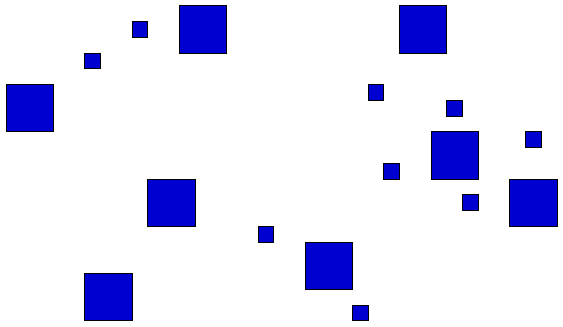
#> input picture trabalho-3/input/objetos1.png, 563 x 327 px
$ python measurement.py input/objetos1.png input/objetos2.png input/objetos2.png input/objetos2.png input/objetos2.png
#> lines starting #> are read from the running program, lines starting #| are printed output that depends on the picture; after the words box and inside, x2 and y2 are one past the last pixel; in counts of white or black regions, pixels touching at a corner belong together; long printed decimals are rounded
#!/usr/bin/python3

from sys import argv
import cv2
import numpy as np
import matplotlib.pyplot as plt

def _args():
    if len(argv) != 6:
        print("Usage: python3 mesurement.py input output-mono output-contour output-regions output-histogram")
        exit(1)

    return argv[1], argv[2], argv[3], argv[4], argv[5]

def eccentricity(M):

    # Derivated central moments for covariance matrix
    dv_mu20 = M['mu20'] / M['m00']
    dv_mu02 = M['mu02'] / M['m00']
    dv_mu11 = M['mu11'] / M['m00']

    # Eigenvalues
    a = dv_mu20 + dv_mu02

    b = np.sqrt(4*(dv_mu11**2) + (dv_mu20 - dv_mu02)**2)

    # Eccentricity
    return np.sqrt(1 - ((a - b) / (a + b)))

def solidity(cnt):
    area = cv2.contourArea(cnt)
    hull = cv2.convexHull(cnt)
    hull_area = cv2.contourArea(hull)
    return float(area) / float(hull_area)

def main():
    input, output_mono, output_contour, output_regions, output_histogram = _args()

    img = cv2.imread(input, 0)
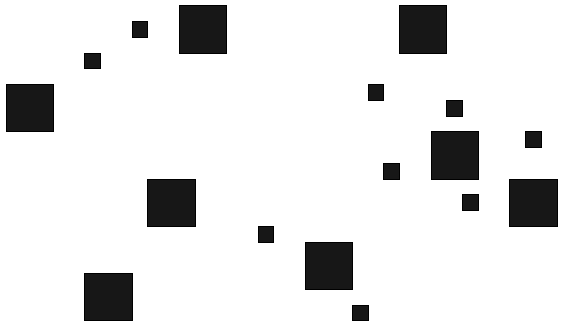
#> img: shape (327, 563); min 0, max 255, mean 228

    # Mono output
    thresh = 250
    img_mono = cv2.threshold(img, thresh, 255, cv2.THRESH_BINARY)[1]
#> img_mono: shape (327, 563); 88.5% white; 17 black regions
    cv2.imwrite(output_mono, img_mono)

    # Contour output
    img_contour = np.ones(img_mono.shape, np.uint8)*255
    contours, _ = cv2.findContours(img_mono, cv2.RETR_TREE, cv2.CHAIN_APPROX_SIMPLE)
#> contours = 18 contours; largest, box (x1, y1, x2, y2) and area: (0, 0, 563, 327) 183212, (83, 272, 134, 322) 2448, (508, 178, 559, 228) 2448, (146, 178, 197, 228) 2448, (430, 130, 480, 181) 2448
    cv2.drawContours(img_contour, contours, -1, 0)
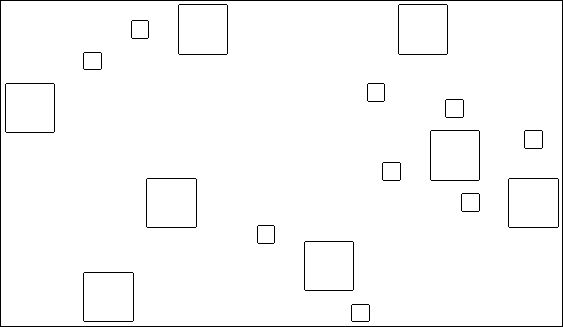
#> img_contour: shape (327, 563); 97.9% white; black in thin lines or dots
    cv2.imwrite(output_contour, img_contour)

    # Regions output
    hist_small = hist_medium = hist_large = 0
    area_list = []

    img_regions = cv2.imread(input)
#> img_regions is the input picture: shape (327, 563, 3); mean B, G, R 247.3, 225.6, 225.6

    n_contours = len(contours)-1
#> n_contours = 17

    print("número de regiões: " + str(n_contours))
#| número de regiões: 17
    print("")
    for region, c in enumerate(reversed(contours[1:])):

        M = cv2.moments(c)

        area = M['m00']
        area_list.append(area)
        perimeter = cv2.arcLength(c,True)
        eccen = eccentricity(M)
        solid = solidity(c)

        print("região %d:  área: %d  perímetro: %.6f  excentricidade: %.6f  solidez: %.6f"
            %(region, area, perimeter, eccen, solid))

        cX = int(M["m10"] / M["m00"])
        cY = int(M["m01"] / M["m00"])

        cv2.putText(img_regions, str(region), (cX-6, cY+6), cv2.FONT_HERSHEY_SIMPLEX,
                    0.5, (0, 0, 0), lineType=cv2.LINE_AA, thickness=2)

        cv2.putText(img_regions, str(region), (cX-6, cY+6), cv2.FONT_HERSHEY_SIMPLEX,
                    0.5, (255, 255, 255), lineType=cv2.LINE_AA, thickness=1)

        # Histogram area count
        if (area<1500):
            hist_small += 1
        elif(area<3000):
            hist_medium += 1
        else:
            hist_large += 1
#> this loop made 17 passes
#> (perimeter, dv_mu20 in eccentricity, dv_mu02 in eccentricity, dv_mu11 in eccentricity, a in eccentricity, b in eccentricity, eccen) on passes 1 to 11: (195.7, 199.8, 208, 0, 407.8, 8.24, 0.199), (195.7, 199.8, 208, 0, 407.8, 8.24, 0.199), (67.66, 23.8, 26.68, 0, 50.49, 2.88, 0.329), (67.66, 26.68, 23.8, 0, 50.49, 2.88, 0.329), (193.7, 199.8, 199.8, 0, 399.5, 9.66e-13, 6.99e-08), (67.66, 23.8, 26.68, 0, 50.49, 2.88, 0.329), (69.66, 26.7, 26.7, 5.78e-12, 53.4, 1.85e-11, 8.33e-07), (195.7, 199.8, 208, 0, 407.8, 8.24, 0.199), (69.66, 26.7, 26.7, 0, 53.4, 2.89e-11, 1.04e-06), (69.66, 26.7, 26.7, 0, 53.4, 5.78e-12, 4.65e-07), (195.7, 208, 199.8, 0, 407.8, 8.24, 0.199)
#| região 0:  área: 2448  perímetro: 195.657  excentricidade: 0.199  solidez: 1.000
#| região 1:  área: 2448  perímetro: 195.657  excentricidade: 0.199  solidez: 1.000
#| região 2:  área: 304  perímetro: 67.657  excentricidade: 0.3286  solidez: 1.000
#| região 3:  área: 304  perímetro: 67.657  excentricidade: 0.3286  solidez: 1.000
#| região 4:  área: 2399  perímetro: 193.657  excentricidade: 0  solidez: 1.000
#| região 5:  área: 304  perímetro: 67.657  excentricidade: 0.3286  solidez: 1.000
#| região 6:  área: 322  perímetro: 69.657  excentricidade: 1e-06  solidez: 1.000
#| região 7:  área: 2448  perímetro: 195.657  excentricidade: 0.199  solidez: 1.000
#> (further printed lines are left out)
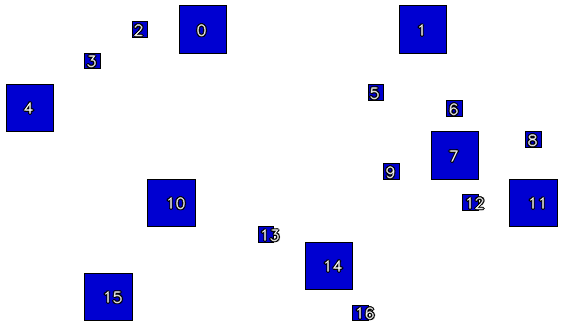
#> img_regions: shape (327, 563, 3); 1.55% of pixels changed, all inside (x1, y1, x2, y2) = (22, 22, 546, 321)
#> after the loop, area_list = [2448, 2448, 304, 304, 2399, 304, 322, 2448, 322, 322, 2448, 2448, 322, 304, 2399, 2448, 304]; hist_large = 0; hist_medium = 8; hist_small = 9

    cv2.imwrite(output_regions, img_regions)

    # Histogram
    print("")
    print("número de regiõoes pequenas: " + str(hist_small))
#| número de regiõoes pequenas: 9
    print("número de regiõoes médias: " + str(hist_medium))
#| número de regiõoes médias: 8
    print("número de regiõoes grandes: " + str(hist_large))
#| número de regiõoes grandes: 0

    plt.hist(area_list, bins=[0, 1500, 3000, 4500], edgecolor='black', color="#3F5D7D")
    plt.xlim([0, 4500])
    plt.ylabel('Número de Objetos')
    plt.xlabel('Área')

    plt.savefig(output_histogram, bbox_inches='tight')
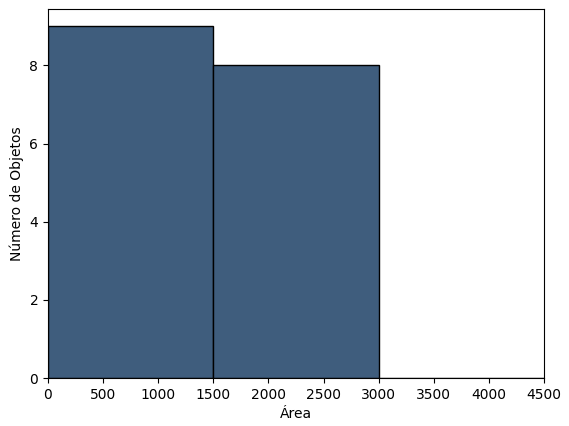
#> figure drawn by matplotlib, 1 panel; tallest bar 9 high, from x = 0 to 1500

if __name__ == '__main__':
    main()

$ run again, on trabalho-3/input/objetos3.png
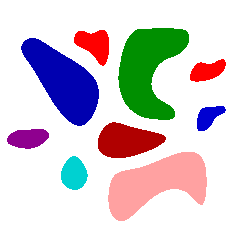
#> input picture trabalho-3/input/objetos3.png, 238 x 238 px
#> img_mono: shape (238, 238); 71.3% white; 9 black regions
#> contours = 10 contours; largest, box (x1, y1, x2, y2) and area: (0, 0, 238, 238) 56169, (117, 27, 190, 121) 4107, (107, 151, 208, 222) 4067, (20, 37, 100, 127) 3690, (97, 121, 167, 159) 1762
#> img_contour: shape (238, 238); 95.9% white; black in thin lines or dots
#> n_contours = 9
#| número de regiões: 9
#> the loop in main, `for region, c in enumerate(reversed(contours[1:])): ` made 9 passes
#> (perimeter, dv_mu20 in eccentricity, dv_mu02 in eccentricity, dv_mu11 in eccentricity, a in eccentricity, b in eccentricity, eccen) on pass 6: (179.8, 292, 73.92, -2.78, 365.9, 218.1, 0.864)
#> (printed output is left out)
#> after the loop in main, `for region, c in enumerate(reversed(contours[1:])):`:
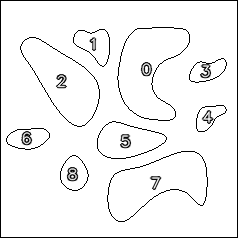
#> img_regions: shape (238, 238, 3); min 0, max 255, mean 242
#> after the loop in main, `for region, c in enumerate(reversed(contours[1:])):`: area_list = [4107, 843.5, 3690.5, 584, 478, 1761.5, 688.5, 4067, 716.5]; hist_large = 3; hist_medium = 1; hist_small = 5
#| número de regiõoes pequenas: 5
#| número de regiõoes médias: 1
#| número de regiõoes grandes: 3
#> in main, `plt.savefig(output_histogram, bbox_inches='tight')`:
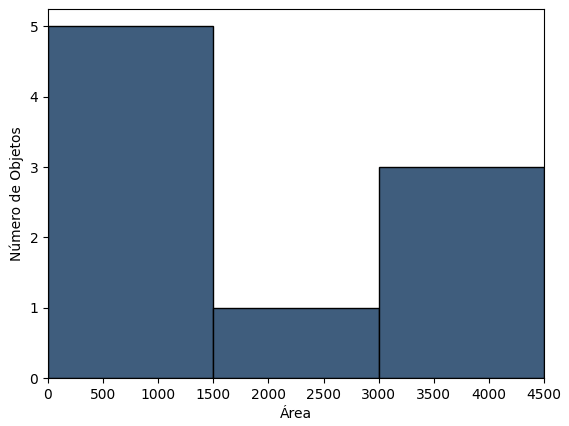
#> figure drawn by matplotlib, 1 panel; tallest bar 5 high, from x = 0 to 1500
